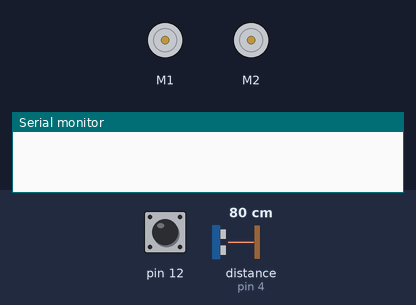
Bench run of a sketch on a simulated Arduino Uno, built with avr-gcc and run on an emulated ATmega328P. On the bench: 2 × DC motor (green arrow = forward, orange = backward, longer = faster), the last lines printed to the serial monitor. The inputs (shaded band) are chosen by the test bench; at power-on: pin 12 HIGH, distance to the obstacle (sensor on pin 4) 80 cm. The echo pulse lasts 58.3 µs per cm.

Above: at 0.8 s.
0.9 s: pin 12 pulled LOW for 0.15 s
At 2.4 s:
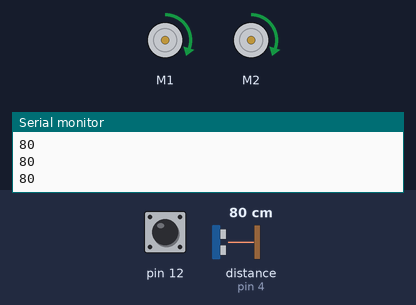
4.0 s: distance to the obstacle (sensor on pin 4) set to 2 cm
At 4.8 s:
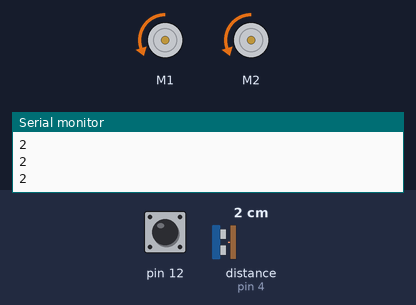
7.0 s: distance to the obstacle (sensor on pin 4) set to 4 cm
Timing chart, 0 to 14.6 s (numbered marks = the images above; inputs shaded):
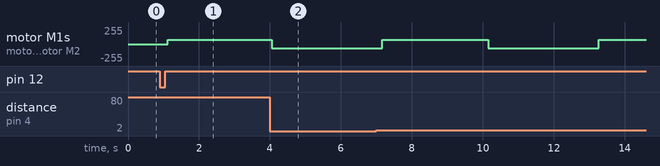

The sketch:

e9_1_4.ino
```cpp
//演習9.1.4
#include <ZumoMotors.h>          //モータライブラリの読み込み
#include <Pushbutton.h>          //ボタンライブラリの読み込み

const int trig = 2;              //TrigピンをArduinoの2番ピンに
const int echo = 4;              //EchoピンをArduinoの4番ピンに
unsigned long start_time;        //時間計測の開始時間
int mode;                        //0は前進，1は後進

ZumoMotors motors;               //ZumoMotorsクラスのインスタンス生成
Pushbutton button(ZUMO_BUTTON);  //Pushbuttonクラスのインスタンスを生成

//距離を計測
int distance() {
  unsigned long interval;        //Echoのパルス幅(μs)
  int dist;                      //距離(cm)

  digitalWrite(trig, HIGH);      //10μsのパルスを超音波センサのTrigピンに出力
  delayMicroseconds(10);
  digitalWrite(trig, LOW);

  interval = pulseIn(echo, HIGH, 23071);               //Echo信号がHIGHである時間(μs)を計測
  dist = (0.61 * 25 + 331.5) * interval / 10000 / 2;   //距離(cm)に変換

  delay(60);                     //trigがHIGHになる間隔を60ms以上空ける（超音波センサの仕様）

  return dist;
}

void setup() {
  button.waitForButton();        //ユーザボタンが押されるまで待機
  Serial.begin(9600);            //シリアル通信を9600bpsに初期化
  pinMode(trig, OUTPUT);         //trigを出力ポートに設定
  pinMode(echo, INPUT);          //echoを入力ポートに設定
  mode = 0;                      //前進から始める
  start_time = millis();         //プログラムがスタートしてからの経過時間を保存
}

void loop() {
  int dist;

  dist = distance();                //距離を計測
  Serial.println(dist);             //距離をシリアルモニタに出力

  //3秒間前進
  if (mode == 0) {
    if (millis() - start_time < 3000) { //時間計測開始から3秒以内なら
      motors.setLeftSpeed(100);         //1ms前進
      motors.setRightSpeed(100);
      delay(1);
    } else {
      mode = 1;                         //3秒以上なら後進
      start_time = millis();            //計測開始時間を現在時間に
    }
  }

  //3秒間後進
  if (mode == 1) {
    if (millis() - start_time < 3000) { //時間計測開始から3秒以内なら
      motors.setLeftSpeed(-100);        //1ms後進
      motors.setRightSpeed(-100);
      delay(1);
    } else {
      mode = 0;                         //3秒以上なら前進
      start_time = millis();            //計測開始時間を現在時間に
    }
  }
}
```

Measured:
- after the input at 0.9 s, motor M1, motor M2: stopped → forward 63/255 after 0.22 s
